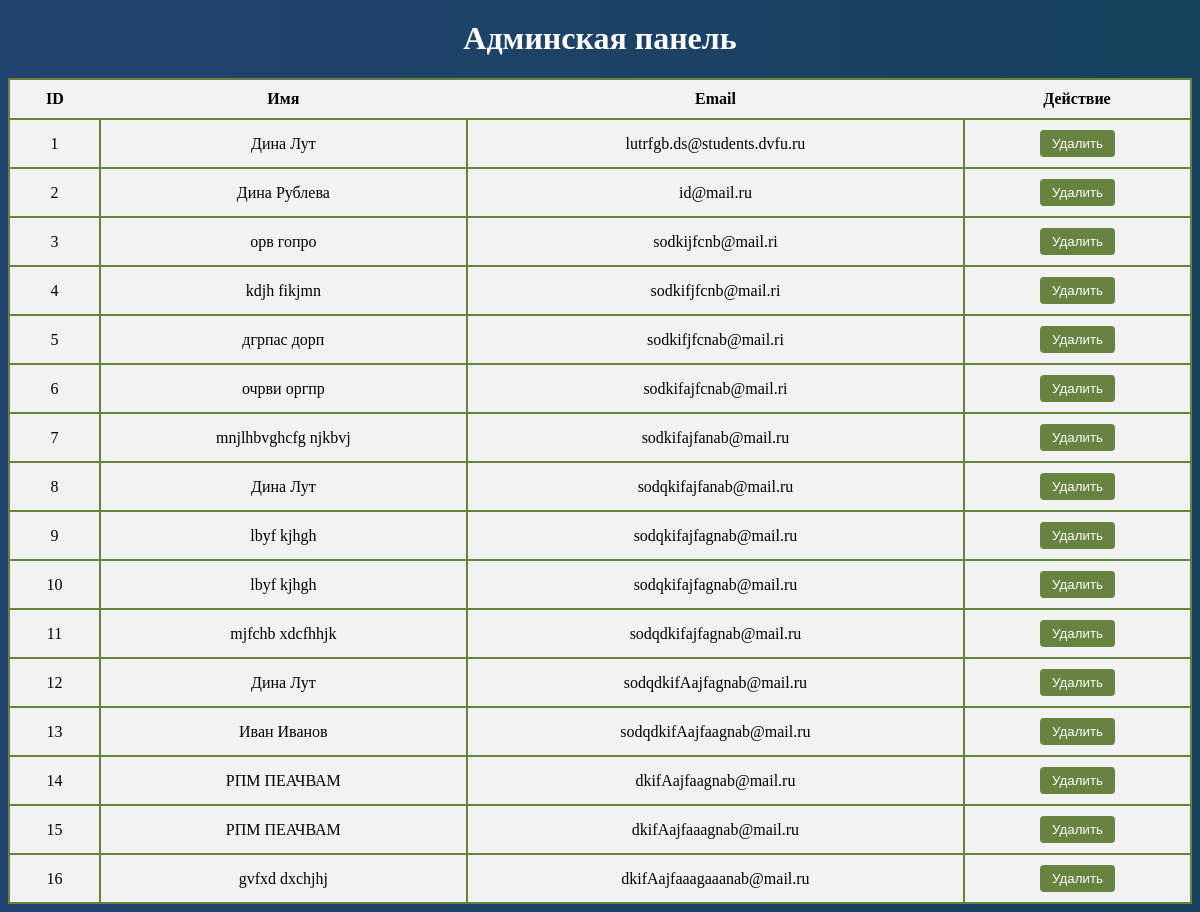
/admin, run on an earlier commit of the app's database.
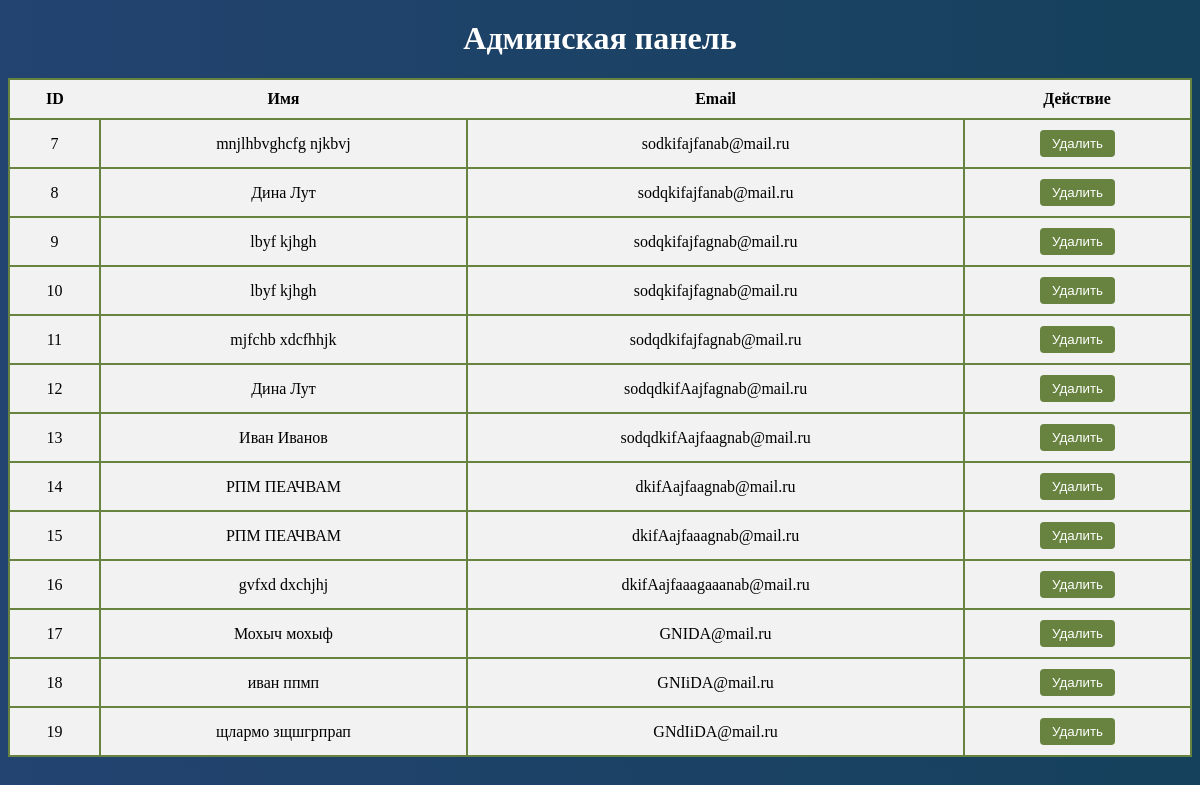
And on a later commit of the database.
### tables this page shows
CREATE TABLE Users (
    id INTEGER PRIMARY KEY,
    first_name TEXT NOT NULL,
    last_name TEXT NOT NULL,
    middle_name TEXT NOT NULL,
    email TEXT NOT NULL,
    phone_number TEXT NOT NULL
, password TEXT, newsletter_subscription BOOLEAN DEFAULT FALSE);

### app.py (the view)
@app.route('/admin')
def admin_panel():
    from models import Users
    users = Users.query.all()
    return render_template('pages/admin_panel.html', users=users)

### templates/pages/admin_panel.html (shortened to what this page needs)
<!DOCTYPE html>
<html lang="ru">
<head>
    <link rel="stylesheet" href="{{ url_for('static', filename='css/admin_panel.css') }}">
</head>
<body>
<h1>Админская панель</h1>
{% if users %}
    <table>
        <tr>
            <th>ID</th>
            <th>Имя</th>
            <th>Email</th>
            <th>Действие</th>
        </tr>
        {% for user in users %}
            <tr>
                <td>{{ user.id }}</td>
                <td>{{ user.first_name }} {{ user.last_name }}</td>
                <td>{{ user.email }}</td>
                <td>
                    <button onclick="deleteUser({{ user.id }})">Удалить</button>
                </td>
            </tr>
        {% endfor %}
    </table>
{% else %}
    <p>Нет пользователей для отображения</p>
{% endif %}
</body>
</html>

### static/css/admin_panel.css (style rules this page uses)
body { align-items: center; background-image: linear-gradient(270deg, #67833f, #3b8358, #2a7a65, #073f48, #234370); background-size: 800% 800%; -webkit-animation: AnimationName 30s ease infinite; -moz-animation: AnimationName 30s ease infinite; animation: AnimationName 30s ease infinite; }
table { background-color: #f2f2f2; width: 100%; border: 2px solid #67833f; border-collapse: collapse; margin-top: 20px; }
th { background-color: #f2f2f2; text-align: center; padding: 10px; }
td { background-color: #f2f2f2; border: 2px solid #67833f; padding: 10px; text-align: center; }
button { padding: 6px 12px; background-color: #67833f; color: #fff; border: none; border-radius: 4px; cursor: pointer; }
h1 { color: white; text-align: center; margin-top: 20px; }

What changed in the data, as far as the page shows it:
removed Users: id "1", first_name "Дина", last_name "Лут", email "lutrfgb.ds@students.dvfu.ru"
removed Users: id "2", first_name "Дина", last_name "Рублева", email "id@mail.ru"
removed Users: id "3", first_name "орв", last_name "гопро", email "sodkijfcnb@mail.ri"
removed Users: id "4", first_name "kdjh", last_name "fikjmn", email "sodkifjfcnb@mail.ri"
removed Users: id "5", first_name "дгрпас", last_name "дорп", email "sodkifjfcnab@mail.ri"
removed Users: id "6", first_name "очрви", last_name "оргпр", email "sodkifajfcnab@mail.ri"
added Users: id "17", first_name "Мохыч", last_name "мохыф", email "GNIDA@mail.ru"
added Users: id "18", first_name "иван", last_name "ппмп", email "GNIiDA@mail.ru"
added Users: id "19", first_name "щлармо", last_name "зщшгрпрап", email "GNdIiDA@mail.ru"
